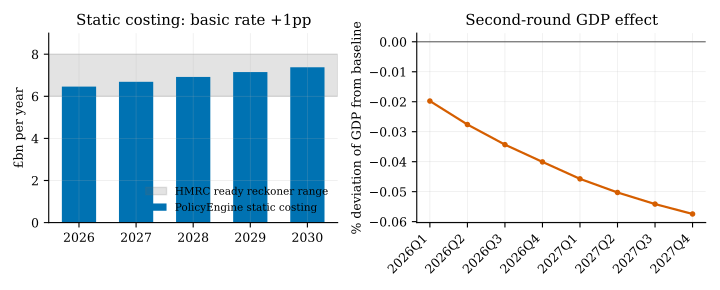

Write the Python code that produced this figure.
"""Figure 3: the 1p basic-rate reform -- revenue and second-round GDP effects.

Left panel: the PolicyEngine static costing by year (endpoints from the scored
reform: £6.46bn in 2026 rising to £7.38bn by 2030, interior years linearly
interpolated) against the range of HMRC's published ready reckoner (~£6-8bn
per 1p on the basic rate).

Right panel: the second-round GDP effect from propagating the corresponding
quarterly HHDI shock (costing x 1000/4, sign-flipped) through the anchored
emulator under the demand closure, per quarter over the scenario horizon.
"""

from pathlib import Path

import matplotlib.pyplot as plt
import numpy as np

from style import BLUE, ORANGE, GREY, VERMILLION, quarters_axis

from obr_macro.reform_analysis import _build_reform_template

HERE = Path(__file__).parent
START, END = "2025Q1", "2027Q4"
SHOCK_START = "2026Q1"

# Annual static costing, £bn (PolicyEngine microsimulation, basic rate 20p->21p
# from April 2026): 2026 and 2030 as scored through the bridge, interior years
# linearly interpolated.
YEARS = [2026, 2027, 2028, 2029, 2030]
COSTING = list(np.linspace(6.46, 7.38, 5))
HMRC_LO, HMRC_HI = 6.0, 8.0


def main():
    template = _build_reform_template("HHDI", START, END, False)
    baseline = template.clone()
    shocked = template.clone()

    # Quarterly HHDI shock path: -costing * 1000/4 (£m per quarter), flat
    # within each calendar year, applied from 2026Q1 to the model horizon end.
    t0 = shocked.period_idx(SHOCK_START)
    t1 = shocked.period_idx(END)
    for t in range(t0, t1 + 1):
        year = shocked.index[t].year
        q_shock = -COSTING[YEARS.index(year)] * 1000 / 4
        shocked.apply_shock("HHDI", q_shock, str(shocked.index[t]), periods=1)

    baseline.solve(START, END)
    shocked.solve(START, END)

    idx = range(t0, t1 + 1)
    periods = [baseline.index[t] for t in idx]
    gdp_b = baseline.data.iloc[list(idx)]["GDPM"].values
    gdp_s = shocked.data.iloc[list(idx)]["GDPM"].values
    pct = 100 * (gdp_s - gdp_b) / gdp_b

    fig, axes = plt.subplots(1, 2, figsize=(7.2, 2.9))

    ax = axes[0]
    ax.axhspan(HMRC_LO, HMRC_HI, color=GREY, alpha=0.18,
               label="HMRC ready reckoner range")
    ax.bar([str(y) for y in YEARS], COSTING, color=BLUE, width=0.6,
           label="PolicyEngine static costing")
    ax.set_ylabel("£bn per year")
    ax.set_title("Static costing: basic rate +1pp")
    ax.set_ylim(0, 9)
    ax.legend(fontsize=7.5, loc="lower right")

    ax = axes[1]
    ax.plot(range(len(periods)), pct, color=VERMILLION, lw=1.6, marker="o", ms=3)
    ax.axhline(0, color=GREY, lw=0.8)
    ax.set_ylabel("% deviation of GDP from baseline")
    ax.set_title("Second-round GDP effect")
    quarters_axis(ax, periods, step=1)

    fig.tight_layout()
    fig.savefig(HERE / "fig_reform.pdf")

    import pandas as pd
    pd.DataFrame({"period": [str(p) for p in periods], "pct_gdp": pct}).to_csv(
        HERE / "fig_reform_data.csv", index=False
    )
    print("wrote fig_reform.pdf")
    for p, v in zip(periods, pct):
        print(p, f"{v:+.4f}")


if __name__ == "__main__":
    main()
